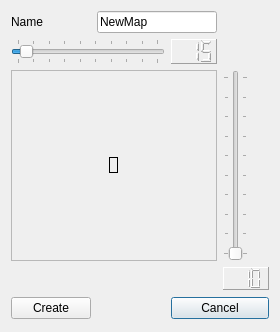
<?xml version="1.0" encoding="UTF-8"?>
<ui version="4.0">
 <class>DialogNew</class>
 <widget class="QDialog" name="DialogNew">
  <property name="geometry">
   <rect>
    <x>0</x>
    <y>0</y>
    <width>280</width>
    <height>332</height>
   </rect>
  </property>
  <property name="windowTitle">
   <string>DialogNew</string>
  </property>
  <layout class="QGridLayout" name="gridLayout">
   <item row="0" column="0">
    <widget class="QLabel" name="label">
     <property name="text">
      <string>Name</string>
     </property>
    </widget>
   </item>
   <item row="0" column="1" colspan="2">
    <widget class="QLineEdit" name="lineEdit">
     <property name="text">
      <string>NewMap</string>
     </property>
    </widget>
   </item>
   <item row="1" column="2">
    <widget class="QLCDNumber" name="lcdNumber_2">
     <property name="frameShape">
      <enum>QFrame::Panel</enum>
     </property>
     <property name="frameShadow">
      <enum>QFrame::Raised</enum>
     </property>
     <property name="numDigits">
      <number>3</number>
     </property>
     <property name="segmentStyle">
      <enum>QLCDNumber::Outline</enum>
     </property>
     <property name="intValue" stdset="0">
      <number>15</number>
     </property>
    </widget>
   </item>
   <item row="2" column="3">
    <widget class="QSlider" name="verticalSlider">
     <property name="minimum">
      <number>10</number>
     </property>
     <property name="maximum">
      <number>100</number>
     </property>
     <property name="singleStep">
      <number>10</number>
     </property>
     <property name="value">
      <number>10</number>
     </property>
     <property name="sliderPosition">
      <number>10</number>
     </property>
     <property name="orientation">
      <enum>Qt::Vertical</enum>
     </property>
     <property name="tickPosition">
      <enum>QSlider::TicksBothSides</enum>
     </property>
     <property name="tickInterval">
      <number>10</number>
     </property>
    </widget>
   </item>
   <item row="3" column="3">
    <widget class="QLCDNumber" name="lcdNumber">
     <property name="frameShape">
      <enum>QFrame::Panel</enum>
     </property>
     <property name="frameShadow">
      <enum>QFrame::Raised</enum>
     </property>
     <property name="numDigits">
      <number>3</number>
     </property>
     <property name="segmentStyle">
      <enum>QLCDNumber::Outline</enum>
     </property>
     <property name="intValue" stdset="0">
      <number>10</number>
     </property>
    </widget>
   </item>
   <item row="4" column="1">
    <spacer name="horizontalSpacer">
     <property name="orientation">
      <enum>Qt::Horizontal</enum>
     </property>
     <property name="sizeHint" stdset="0">
      <size>
       <width>175</width>
       <height>25</height>
      </size>
     </property>
    </spacer>
   </item>
   <item row="4" column="2" colspan="2">
    <widget class="QPushButton" name="cancelButton">
     <property name="text">
      <string>Cancel</string>
     </property>
    </widget>
   </item>
   <item row="2" column="0" colspan="3">
    <widget class="QFrame" name="frame">
     <property name="frameShape">
      <enum>QFrame::StyledPanel</enum>
     </property>
     <property name="frameShadow">
      <enum>QFrame::Raised</enum>
     </property>
     <layout class="QGridLayout" name="gridLayout_2">
      <item row="0" column="0">
       <widget class="QLabel" name="label_2">
        <property name="sizePolicy">
         <sizepolicy hsizetype="Fixed" vsizetype="Fixed">
          <horstretch>0</horstretch>
          <verstretch>0</verstretch>
         </sizepolicy>
        </property>
        <property name="frameShape">
         <enum>QFrame::Box</enum>
        </property>
        <property name="text">
         <string/>
        </property>
        <property name="pixmap">
         <pixmap>../../../../../media/SATA500/Pictures/APictures/Ha_5.gif</pixmap>
        </property>
        <property name="scaledContents">
         <bool>true</bool>
        </property>
       </widget>
      </item>
     </layout>
    </widget>
   </item>
   <item row="4" column="0">
    <widget class="QPushButton" name="createButton">
     <property name="text">
      <string>Create</string>
     </property>
    </widget>
   </item>
   <item row="1" column="0" colspan="2">
    <widget class="QSlider" name="horizontalSlider">
     <property name="minimum">
      <number>10</number>
     </property>
     <property name="maximum">
      <number>100</number>
     </property>
     <property name="singleStep">
      <number>10</number>
     </property>
     <property name="value">
      <number>15</number>
     </property>
     <property name="sliderPosition">
      <number>15</number>
     </property>
     <property name="tracking">
      <bool>false</bool>
     </property>
     <property name="orientation">
      <enum>Qt::Horizontal</enum>
     </property>
     <property name="invertedAppearance">
      <bool>false</bool>
     </property>
     <property name="invertedControls">
      <bool>false</bool>
     </property>
     <property name="tickPosition">
      <enum>QSlider::TicksBothSides</enum>
     </property>
     <property name="tickInterval">
      <number>10</number>
     </property>
    </widget>
   </item>
  </layout>
 </widget>
 <resources/>
 <connections>
  <connection>
   <sender>verticalSlider</sender>
   <signal>valueChanged(int)</signal>
   <receiver>lcdNumber</receiver>
   <slot>display(int)</slot>
   <hints>
    <hint type="sourcelabel">
     <x>343</x>
     <y>162</y>
    </hint>
    <hint type="destinationlabel">
     <x>376</x>
     <y>446</y>
    </hint>
   </hints>
  </connection>
  <connection>
   <sender>horizontalSlider</sender>
   <signal>valueChanged(int)</signal>
   <receiver>lcdNumber_2</receiver>
   <slot>display(int)</slot>
   <hints>
    <hint type="sourcelabel">
     <x>147</x>
     <y>51</y>
    </hint>
    <hint type="destinationlabel">
     <x>306</x>
     <y>60</y>
    </hint>
   </hints>
  </connection>
  <connection>
   <sender>cancelButton</sender>
   <signal>clicked()</signal>
   <receiver>DialogNew</receiver>
   <slot>reject()</slot>
   <hints>
    <hint type="sourcelabel">
     <x>312</x>
     <y>471</y>
    </hint>
    <hint type="destinationlabel">
     <x>254</x>
     <y>471</y>
    </hint>
   </hints>
  </connection>
  <connection>
   <sender>createButton</sender>
   <signal>clicked()</signal>
   <receiver>DialogNew</receiver>
   <slot>accept()</slot>
   <hints>
    <hint type="sourcelabel">
     <x>75</x>
     <y>474</y>
    </hint>
    <hint type="destinationlabel">
     <x>125</x>
     <y>476</y>
    </hint>
   </hints>
  </connection>
 </connections>
</ui>
